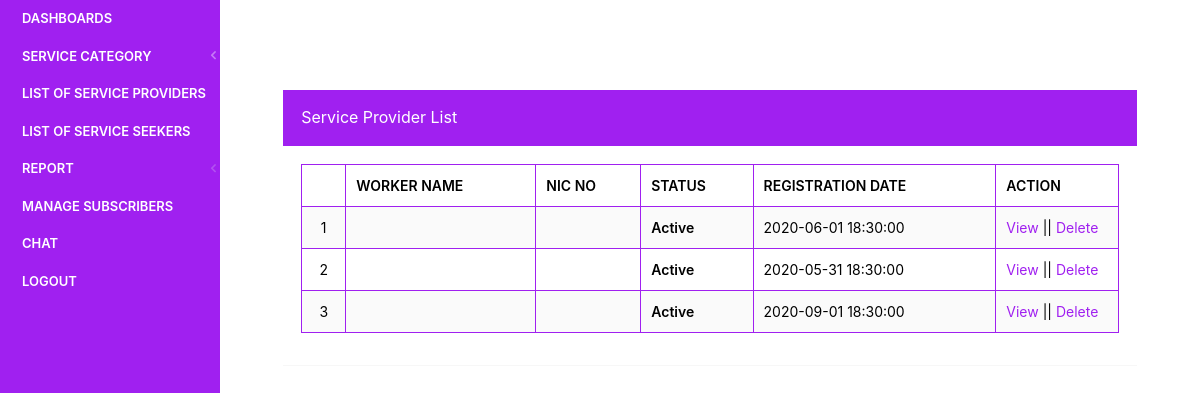
/findus/admin/employer-list.php (signed in), run on an earlier commit of the app's database.
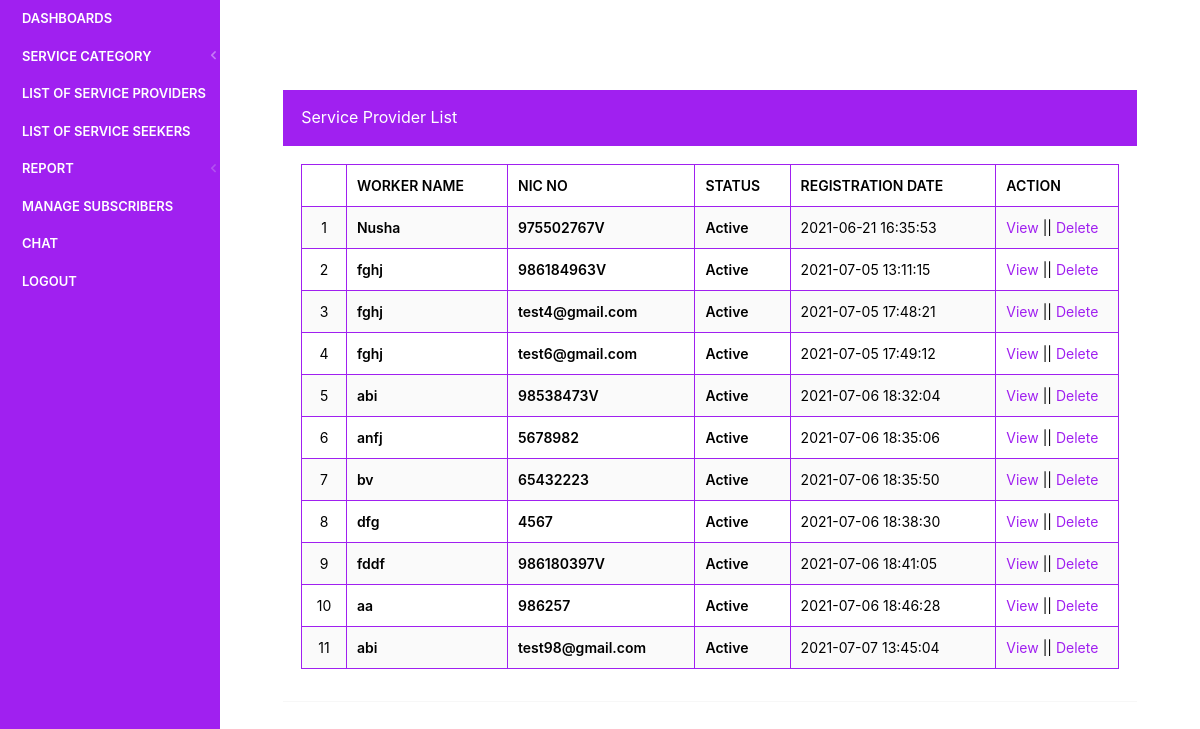
And on a later commit of the database.
### tables this page shows
CREATE TABLE `tblemployers` (
  `id` int(11) NOT NULL,
  `Name` varchar(150) DEFAULT NULL,
  `NIC` varchar(250) DEFAULT NULL,
  `Email` varchar(250) DEFAULT NULL,
  `EmpPassword` varchar(250) DEFAULT NULL,
  `Image` varchar(200) DEFAULT NULL,
  `RegDtae` timestamp NULL DEFAULT current_timestamp(),
  `LastUpdationDate` timestamp NOT NULL DEFAULT current_timestamp() ON UPDATE current_timestamp(),
  `Is_Active` int(1) DEFAULT NULL
);

### findus/admin/employer-list.php (the view, shortened to what this page needs)
<?php
include('includes/dbconnection.php');
if (strlen($_SESSION['jpaid']==0)) {
  header('location:logout.php');
  } else{
  ?>
<!doctype html>
<html lang="en" class="no-focus">
    <head>
        <link rel="stylesheet" href="assets/js/plugins/datatables/dataTables.bootstrap4.min.css">
        <link rel="stylesheet" id="css-main" href="assets/css/codebase.min.css">
    </head>
    <body>
        <div id="page-container" class="sidebar-o sidebar-inverse side-scroll page-header-fixed main-content-narrow">
           <?php include_once('includes/sidebar.php');?>
            <main id="main-container">
                <div class="content">
                    <div class="block">
                        <div class="block-header bg-gd-emerald">
                                    <h1 class="block-title" style="color:#fff">Service Provider List</h1>
                                </div>
                        <div class="block-content block-content-full">
                            <table class="table table-bordered table-striped table-vcenter">
                                <thead>
                                    <tr>
                                        <th class="text-center" style="color:#000;"></th>
                                        <th style="color:#000;">Worker Name</th>
                                       <th style="color:#000;">Nic No</th>
                                        <th style="color:#000;">Status</th>
                                        <th class="d-none d-sm-table-cell" style="color:#000;">Registration Date</th>
                                        <th class="d-none d-sm-table-cell" style="width: 15%;color:#000;">Action</th>
                                       </tr>
                                </thead>
                                <tbody>
                                    <?php
$sql="SELECT * from tblemployers";
$query = $dbh -> prepare($sql);
$query->execute();
$results=$query->fetchAll(PDO::FETCH_OBJ);
$cnt=1;
if($query->rowCount() > 0)
{
foreach($results as $row)
{               ?>
                                    <tr>
                                        <td class="text-center" style="color:#000;"><?php echo htmlentities($cnt);?></td>
                                        <td class="font-w600" style="color:#000;"><?php  echo htmlentities($row->Name);?></td>
                                        <td class="font-w600" style="color:#000;"><?php  echo htmlentities($row->NIC);?></td>
                                        <?php if($row->Is_Active=='1'){ ?>
                                        <td class="font-w600" style="color:#000;"><?php echo "Active"; ?></td>
                                        <?php } else { ?>
                                            <td class="font-w600" style="color:#000;"><?php echo "Inactive"; ?></td><?php } ?>
                                        <td class="d-none d-sm-table-cell" style="color:#000;"><?php  echo htmlentities($row->RegDtae);?></td>
                                         <td class="d-none d-sm-table-cell" style="color:#000;"><a href="view-employer-details.php?viewid=<?php echo htmlentities ($row->id);?>">View</a> || <a href="employer-list.php?delid=<?php echo htmlentities ($row->id);?>" onclick="return confirm('Do you really want to Delete ?');" aria-hidden="true">Delete</a></td>
                                    </tr>
                                    <?php $cnt=$cnt+1;}} ?>
                                </tbody>
                            </table>
                        </div>
                    </div>
                </div>
            </main>
        </div>
    </body>
</html>
<?php }  ?>

What changed in the data, as far as the page shows it:
removed tblemployers: Is_Active "Active", RegDtae "2020-06-01 18:30:00"
removed tblemployers: Is_Active "Active", RegDtae "2020-05-31 18:30:00"
removed tblemployers: Is_Active "Active", RegDtae "2020-09-01 18:30:00"
added tblemployers: Name "Nusha", NIC "975502767V", Is_Active "Active", RegDtae "2021-06-21 16:35:53"
added tblemployers: Name "fghj", NIC "986184963V", Is_Active "Active", RegDtae "2021-07-05 13:11:15"
added tblemployers: Name "fghj", NIC "test4@gmail.com", Is_Active "Active", RegDtae "2021-07-05 17:48:21"
added tblemployers: Name "fghj", NIC "test6@gmail.com", Is_Active "Active", RegDtae "2021-07-05 17:49:12"
added tblemployers: Name "abi", NIC "98538473V", Is_Active "Active", RegDtae "2021-07-06 18:32:04"
added tblemployers: Name "anfj", NIC "5678982", Is_Active "Active", RegDtae "2021-07-06 18:35:06"
added tblemployers: Name "bv", NIC "65432223", Is_Active "Active", RegDtae "2021-07-06 18:35:50"
added tblemployers: Name "dfg", NIC "4567", Is_Active "Active", RegDtae "2021-07-06 18:38:30"
added tblemployers: Name "fddf", NIC "986180397V", Is_Active "Active", RegDtae "2021-07-06 18:41:05"
added tblemployers: Name "aa", NIC "986257", Is_Active "Active", RegDtae "2021-07-06 18:46:28"
added tblemployers: Name "abi", NIC "test98@gmail.com", Is_Active "Active", RegDtae "2021-07-07 13:45:04"
